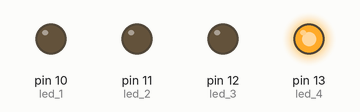
A sketch run on a simulated Arduino Uno, built with avr-gcc and run on an emulated ATmega328P. Parts: output pins drawn as LEDs (lit = HIGH).

Above: at 0.2 s.
At 1.2 s:
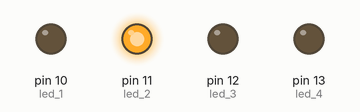
At 2.7 s:
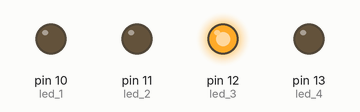
At 3.7 s:
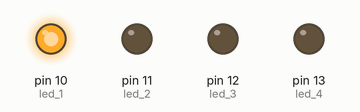
Timing chart, 0 to 4.6 s (numbered marks = the images above):
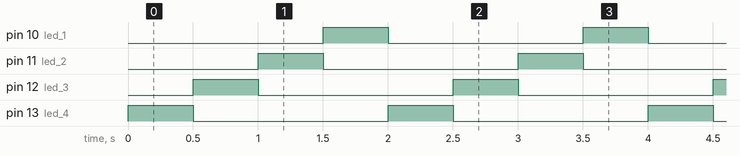

The sketch:

P36-1_4_LED_L_shift.ino
```cpp
/*
*P36-1
*設計Arduino 程式，控制四個LED 單燈左移。
*/

const int led_1 = 10; //最左
const int led_2 = 11;
const int led_3 = 12;
const int led_4 = 13; //最右

void setup()
{
	pinMode(led_1, OUTPUT);
	pinMode(led_2, OUTPUT);
	pinMode(led_3, OUTPUT);
	pinMode(led_4, OUTPUT);

	digitalWrite(led_1, LOW);
	digitalWrite(led_2, LOW);
	digitalWrite(led_3, LOW);
	digitalWrite(led_4, LOW);
}

void loop() //每隔500ms左移一個LED，至最左邊則重新開始
{
	digitalWrite(led_1, LOW);
	digitalWrite(led_4, HIGH);
	delay(500);
	digitalWrite(led_4, LOW);
	digitalWrite(led_3, HIGH);
	delay(500);
	digitalWrite(led_3, LOW);
	digitalWrite(led_2, HIGH);
	delay(500);
	digitalWrite(led_2, LOW);
	digitalWrite(led_1, HIGH);
	delay(500);
}
```

Measured:
- by itself, pin 10 (led_1), pin 11 (led_2), pin 12 (led_3), pin 13 (led_4): alternates HIGH for 0.50 s and LOW for 1.5 s
- by itself, everything shown: repeats every 2.0 s, in 4 steps
